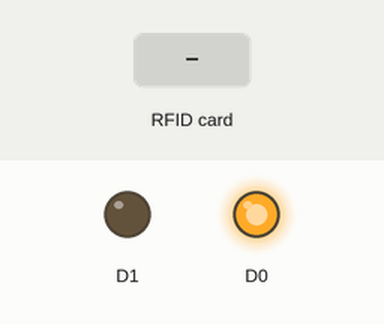
Recording of a sketch running on a simulated ESP8266 (NodeMCU). Parts: output pins drawn as LEDs (lit = HIGH). Inputs (shaded band) come from the test bench. WiFi joins after 1.5 s; servers stay silent unless stated; what the sketch prints to the serial monitor is not drawn.

Above: at 0.1 s.
At 2.8 s:
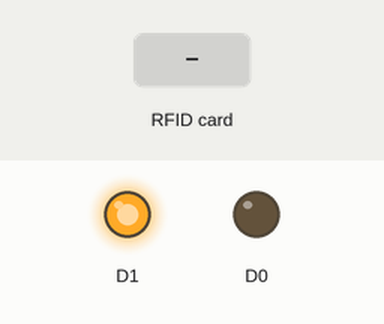
2.9 s: RFID card 5E 7A 19 C4 held to the reader
Timing chart, 0 to 5.9 s (numbered marks = the images above; inputs shaded):
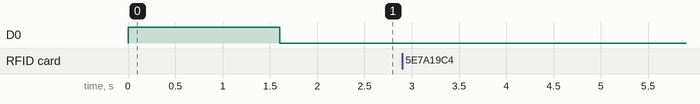

The sketch:

rfid_read_personal_data.ino
```cpp
#include <SPI.h>
#include <MFRC522.h>
#include<ESP8266WiFi.h>
#include<ESP8266HTTPClient.h>
#include <WiFiClient.h>
constexpr uint8_t RST_PIN = D2;     // Configurable, see typical pin layout above
constexpr uint8_t SS_PIN = D4;     // Configurable, see typical pin layout above

MFRC522 mfrc522(SS_PIN, RST_PIN);   // Create MFRC522 instance

//*****************************************************************************************//
void setup() {
  pinMode(D0,OUTPUT);
  pinMode(D1,OUTPUT);
  Serial.begin(9600);
  WiFi.begin("DELTA","asdf4321@roy");
  while(WiFi.status()!=WL_CONNECTED){
    Serial.print("..");
    digitalWrite(D0,HIGH);
    digitalWrite(D1,LOW);
    delay(200);

    }
   Serial.println();
   Serial.println("Wifi connected");

    digitalWrite(D1,HIGH);
    digitalWrite(D0,LOW);
  SPI.begin();                                                  // Init SPI bus
  mfrc522.PCD_Init();                                              // Init MFRC522 card
  Serial.println(F("Read personal data on a MIFARE PICC:"));    //shows in serial that it is ready to read
}

//*****************************************************************************************//
void loop() {

  // Prepare key - all keys are set to FFFFFFFFFFFFh at chip delivery from the factory.
  MFRC522::MIFARE_Key key;
  for (byte i = 0; i < 6; i++) key.keyByte[i] = 0xFF;

  //some variables we need
  byte block;
  byte len;
  MFRC522::StatusCode status;

  //-------------------------------------------

  // Look for new cards
  if ( ! mfrc522.PICC_IsNewCardPresent()) {
    return;
  }

  // Select one of the cards
  if ( ! mfrc522.PICC_ReadCardSerial()) {
    return;
  }

  Serial.println(F("**Card Detected:**"));

  //-------------------------------------------
   char str[32] = "";
   array_to_string(mfrc522.uid.uidByte, 4, str); //Insert (byte array, length, char array for output)
   Serial.println(str);
  HTTPClient http;
  WiFiClient clientt;
  http.begin(clientt,"http://192.168.11.219",8080,"getfood/22135909/111");
  int httpCode = http.GET();
  if (httpCode>0){
    String paylode = http.getString();
    Serial.println(paylode);
    }
   http.end();


  Serial.println(F("\n**End Reading**\n"));

  delay(1000); //change value if you want to read cards faster

  mfrc522.PICC_HaltA();
  mfrc522.PCD_StopCrypto1();
}


void array_to_string(byte array[], unsigned int len, char buffer[])
{
   for (unsigned int i = 0; i < len; i++)
   {
      byte nib1 = (array[i] >> 4) & 0x0F;
      byte nib2 = (array[i] >> 0) & 0x0F;
      buffer[i*2+0] = nib1  < 0xA ? '0' + nib1  : 'A' + nib1  - 0xA;
      buffer[i*2+1] = nib2  < 0xA ? '0' + nib2  : 'A' + nib2  - 0xA;
   }
   buffer[len*2] = '\0';
}
//*****************************************************************************************//
```

Measured:
- after the input at 2.9 s, every drawn part: stays the same
